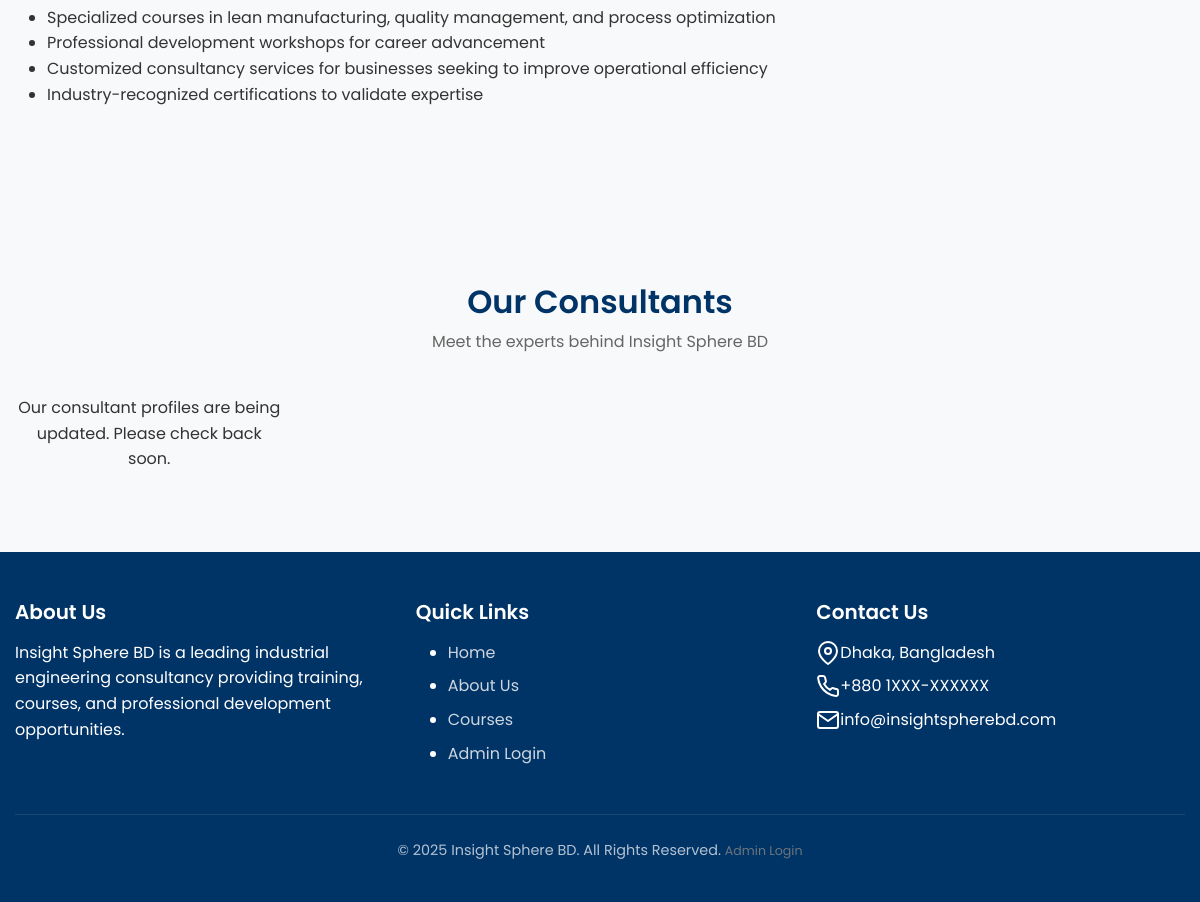
Before: /about (lower part) with the older database file.
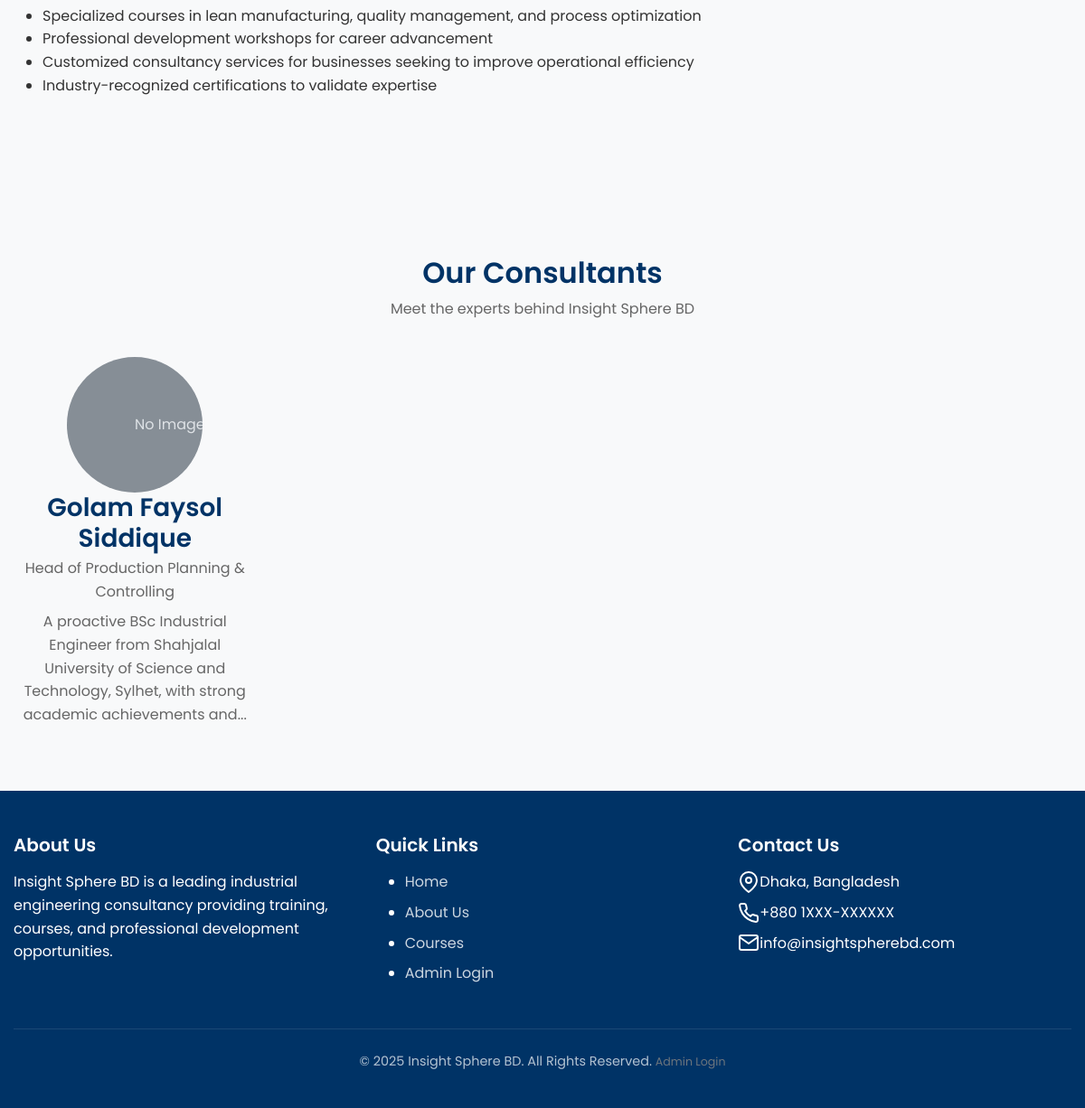
After: the same page with the newer database file.
### models.py (models this page shows, shortened)
class User(UserMixin, db.Model):
    id = db.Column(db.Integer, primary_key=True)
    username = db.Column(db.String(64), unique=True, nullable=False)
    email = db.Column(db.String(120), unique=True, nullable=False)
    password_hash = db.Column(db.String(256))
    full_name = db.Column(db.String(100))
    phone = db.Column(db.String(20))
    role = db.Column(db.String(20), default='user')  # user, admin, super_admin, consultant
    created_at = db.Column(db.DateTime, default=datetime.utcnow)
    courses = db.relationship('Course', secondary=registrations,
                             backref=db.backref('participants', lazy='dynamic'))
    payments = db.relationship('Payment', backref='user', lazy=True)
    certificates = db.relationship('Certificate', backref='user', lazy=True)
    is_consultant = db.Column(db.Boolean, default=False)
    bio = db.Column(db.Text)
    position = db.Column(db.String(100))
    photo_url = db.Column(db.String(255))
    photo_filename = db.Column(db.String(255), nullable=True)
    cv_filename = db.Column(db.String(255), nullable=True)

### routes/public.py (the view)
@public_bp.route('/about')
def about():
    mission_vision = SiteContent.query.filter_by(section='mission_vision', is_published=True).first()
    about_content = SiteContent.query.filter_by(section='about', is_published=True).order_by(SiteContent.order).all()
    consultants = User.query.filter_by(is_consultant=True).all()
    return render_template('about.html',
                         title='About Us',
                         mission_vision=mission_vision,
                         about_content=about_content,
                         consultants=consultants)

### app.py (called while the page is built)
@app.context_processor
def inject_config():
    from datetime import datetime
    return {'config': app.config, 'now': datetime.utcnow()}

### templates/about.html (shortened to what this page needs)
{% extends "layout.html" %}
{% block content %}
<section class="section bg-light">
    <div class="container">
        <div class="row">
            <div class="col-md-12">
                {% if about_content %}
                    {% for item in about_content %}
                        <div class="about-section mb-5">
                            {% if item.title %}
                                <h3>{{ item.title }}</h3>
                            {% endif %}
                            <div>{{ item.content|safe }}</div>
                            {% if item.media_url %}
                                <img src="{{ item.media_url }}" alt="{{ item.title }}" class="img-fluid mt-3">
                            {% endif %}
                        </div>
                    {% endfor %}
                {% else %}
                    <div class="about-section mb-5">
                        <ul>
                            <li>Specialized courses in lean manufacturing, quality management, and process optimization</li>
                            <li>Professional development workshops for career advancement</li>
                            <li>Customized consultancy services for businesses seeking to improve operational efficiency</li>
                            <li>Industry-recognized certifications to validate expertise</li>
                        </ul>
                    </div>
                {% endif %}
            </div>
        </div>
    </div>
</section>
<section class="section">
    <div class="container">
        <div class="section-title">
            <h2>Our Consultants</h2>
            <p>Meet the experts behind Insight Sphere BD</p>
        </div>
        <div class="team-grid">
            {% if consultants %}
                {% for consultant in consultants %}
                    <div class="team-member">
                        {% if consultant.photo_url %}
                            <img src="{{ consultant.photo_url }}" alt="{{ consultant.full_name }}">
                        {% else %}
                            <svg class="bd-placeholder-img rounded-circle" width="150" height="150" xmlns="http://www.w3.org/2000/svg" role="img" aria-label="Placeholder: Consultant" preserveAspectRatio="xMidYMid slice" focusable="false">
                                <text x="50%" y="50%" fill="#dee2e6" dy=".3em">No Image</text>
                            </svg>
                        {% endif %}
                        <h3>{{ consultant.full_name }}</h3>
                        <p class="position">{{ consultant.position }}</p>
                        <div class="bio">{{ consultant.bio|truncate(150)|safe }}</div>
                    </div>
                {% endfor %}
            {% else %}
                <div class="col-12 text-center">
                    <p>Our consultant profiles are being updated. Please check back soon.</p>
                </div>
            {% endif %}
        </div>
    </div>
</section>
{% endblock %}

Changed rows visible on the page:
now on this page (row edited): User: shows "No Image", full_name "Golam Faysol Siddique", position "Head of Production Planning & Controlling", bio "A proactive BSc Industrial Engineer from Shahjalal University of Science and Technology, Sylhet, with strong academic achievements and..."
Other visible differences:
text no longer shown: "Our consultant profiles are being updated. Please check back soon."
